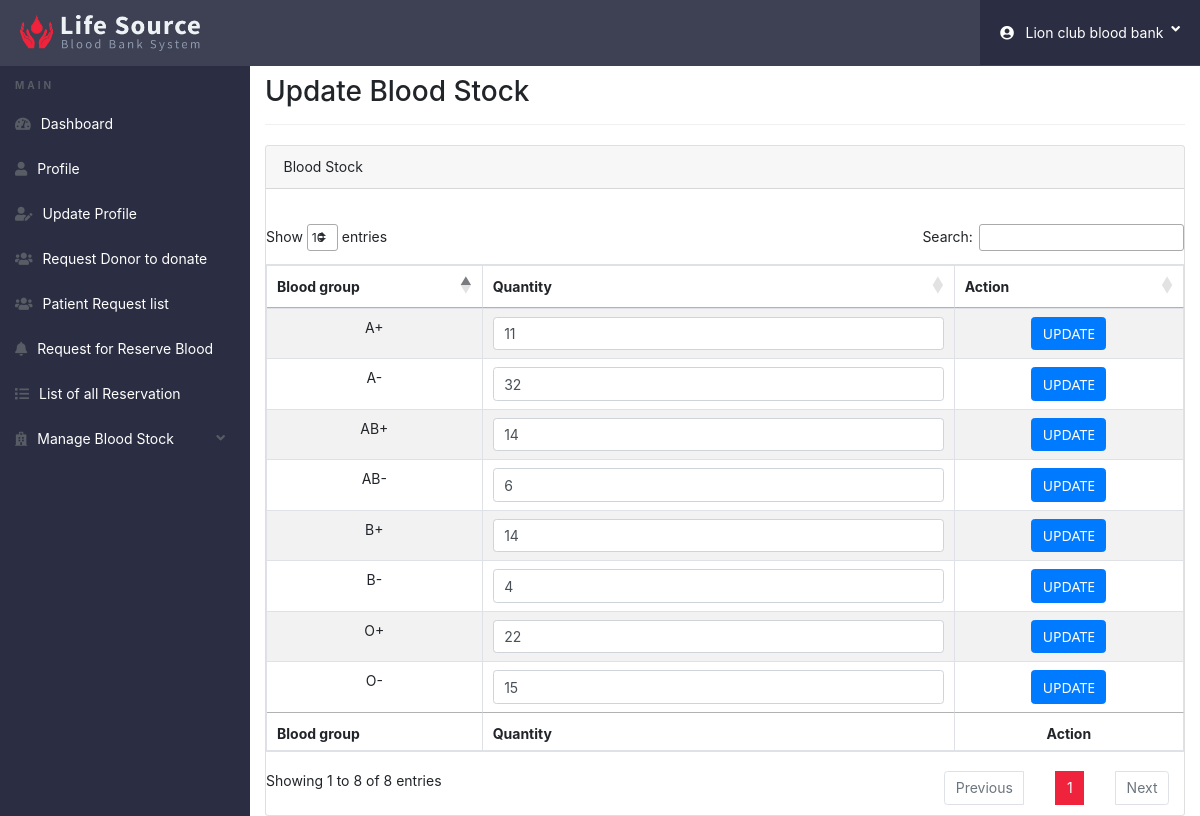
The app's page /bb_dashboard/updatestock.php (signed in) with its own data.
### tables this page shows
CREATE TABLE IF NOT EXISTS `blood_stock` (
  `ID` int(11) NOT NULL AUTO_INCREMENT,
  `BB_ID` int(11) NOT NULL,
  `info1` varchar(255) NOT NULL,
  `info2` varchar(255) NOT NULL,
  `info3` varchar(255) NOT NULL,
  `Aptve` int(11) NOT NULL,
  `Bptve` int(11) NOT NULL,
  `Optve` int(11) NOT NULL,
  `Antve` int(11) NOT NULL,
  `Bntve` int(11) NOT NULL,
  `Ontve` int(11) NOT NULL,
  `ABptve` int(11) NOT NULL,
  `ABntve` int(11) NOT NULL,
  `status` int(11) NOT NULL,
  PRIMARY KEY (`ID`)
);

### bb_dashboard/updatestock.php (the view, shortened to what this page needs)
<?php
if(strlen($_SESSION['bbname'] AND $_SESSION['bbid'])==0)
	{
header('location:../login.php');
}
else{
 ?>
<!doctype html>
<html lang="en">
<head>
	<link href="../css/all.css" rel="stylesheet">
	<link rel="stylesheet" href="css/bootstrap.min.css">
	<link rel="stylesheet" href="https://cdn.datatables.net/1.10.20/css/dataTables.bootstrap4.min.css">
  <link rel="stylesheet" href="https://cdn.datatables.net/1.10.20/css/jquery.dataTables.min.css">
	<link rel="stylesheet" href="https://cdnjs.cloudflare.com/ajax/libs/bootstrap-social/5.1.1/bootstrap-social.css">
	<link rel="stylesheet" href="https://cdnjs.cloudflare.com/ajax/libs/bootstrap-select/1.13.12/css/bootstrap-select.min.css">
	<link rel="stylesheet" href="https://cdnjs.cloudflare.com/ajax/libs/bootstrap-fileinput/5.0.8/css/fileinput.min.css">
	<link rel="stylesheet" href="https://cdnjs.cloudflare.com/ajax/libs/awesome-bootstrap-checkbox/1.0.2/awesome-bootstrap-checkbox.css">
	<link rel="stylesheet" href="css/style_dashboard.css">
</head>
<body>
  <?php include('include/header.php');?>
	<div class="ts-main-content">
		<?php include('include/leftbar.php');?>
		<div class="content-wrapper">
			<div class="container-fluid">
				<div class="row">
					<div class="col-md-12">
						<h2 class="page-title">Update Blood Stock</h2>
						<div class="card">
							<div class="card-header">Blood Stock</div>
							<div class="card-body">
              </div>
                  <?php
                  $id = $_SESSION['bbid'];
                  $query = "SELECT * from blood_stock WHERE BB_ID='$id'";
                  $query_run = mysqli_query($conn,$query);
                  ?>
                  <form action="updatestockcon.php" method="post">
                <table id="zctb" class="table table-bordered table-striped" cellspacing="0" width="100%">
                  <thead>
										<tr style="text-align:center;">
                    <th>Blood group</th>
                    <th>Quantity</th>
                    <th width="25%">Action</th>
										</tr>
									</thead>
									<tfoot>
										<tr style="text-align:center;">
                      <th>Blood group</th>
                      <th>Quantity</th>
                      <th style="text-align:center;">Action</th>
										</tr>
									</tfoot>
									<tbody>
                    <?php
                    foreach ($query_run as $row) {
  									?>
										<tr style="text-align:center;">
                      <td>A+</td>
                      <td>
                        <input type="number" class="form-control" name="Apositive" value="<?php echo $row['Aptve'];?>" placeholder="<?php echo $row['Aptve'];?>" />
                      </td>
                      <td><input type="submit" onclick="return confirm('Do you really want to update this detail')" name="Apost" class="btn btn-primary" value="UPDATE"></td>
										</tr>
                    <tr style="text-align:center;">
                      <td>B+</td>
                      <td>
                      <input type="number" class="form-control" name="Bpositive" value="<?php echo $row['Bptve'];?>" placeholder="<?php echo $row['Bptve'];?>" />
                      </td>
                      <td><input type="submit" onclick="return confirm('Do you really want to update this detail')" name="Bpost" class="btn btn-primary" value="UPDATE"></td>
										</tr>
                    <tr style="text-align:center;">
                      <td>O+</td>
                      <td>
                      <input type="number" class="form-control" name="Opositive" value="<?php echo $row['Optve'];?>" placeholder="<?php echo $row['Optve'];?>" />
                      </td>
                      <td><input type="submit" onclick="return confirm('Do you really want to update this detail')" name="Opost" class="btn btn-primary" value="UPDATE"></td>
										</tr>
                    <tr style="text-align:center;">
                      <td>A-</td>
                      <td>
                      <input type="number" class="form-control" name="Anegative" value="<?php echo $row['Antve'];?>" placeholder="<?php echo $row['Antve'];?>" />
                      </td>
                      <td><input type="submit" onclick="return confirm('Do you really want to update this detail')" name="Anegt" class="btn btn-primary" value="UPDATE"></td>
										</tr>
                    <tr style="text-align:center;">
                      <td>B-</td>
                      <td>
                      <input type="number" class="form-control" name="Bnegative" value="<?php echo $row['Bntve'];?>" placeholder="<?php echo $row['Bntve'];?>" />
                      </td>
                      <td><input type="submit" onclick="return confirm('Do you really want to update this detail')" name="Bnegt" class="btn btn-primary" value="UPDATE"></td>
										</tr>
                    <tr style="text-align:center;">
                      <td>O-</td>
                      <td>
                      <input type="number" class="form-control" name="Onegative" value="<?php echo $row['Ontve'];?>" placeholder="<?php echo $row['Ontve'];?>" />
                      </td>
                      <td><input type="submit" onclick="return confirm('Do you really want to update this detail')" name="Onegt" class="btn btn-primary" value="UPDATE"></td>
										</tr>
                    <tr style="text-align:center;">
                      <td>AB+</td>
                      <td>
                      <input type="number" class="form-control" name="ABpositive" value="<?php echo $row['ABptve'];?>" placeholder="<?php echo $row['ABptve'];?>" />
                      </td>
                      <td><input type="submit" onclick="return confirm('Do you really want to update this detail')" name="ABpost" class="btn btn-primary" value="UPDATE"></td>
										</tr>
                    <tr style="text-align:center;">
                      <td>AB-</td>
                      <td>
                      <input type="number" class="form-control" name="ABnegative" value="<?php echo $row['ABntve'];?>" placeholder="<?php echo $row['ABntve'];?>" />
                      </td>
                      <td><input type="submit" onclick="return confirm('Do you really want to update this detail')" name="ABnegt" class="btn btn-primary" value="UPDATE"></td>
										</tr>
										<?php }
    								?>
									</tbody>
								</table>
              </form>
							</div>
						</div>
					</div>
				</div>
			</div>
		</div>
</body>
</html>
<?php } ?>

### bb_dashboard/css/style_dashboard.css (style rules this page uses)
html { font-size: 14px; }
@media only screen and (min-width: 480px) { html { font-size: 17px; } }
@media only screen and (min-width: 320px) { html { font-size: 12px; } }
@media only screen and (min-width: 768px) { html { font-size: 14px; } }
body { font-size: 1em; }
.btn { font-family: 'Segoe UI'; }
.btn { text-transform: none; }
.page-title { padding-bottom: 15px; margin-bottom: 20px; border-bottom: 1px solid #f0f0f0; }
.ts-main-content .content-wrapper { padding-top: 15px; margin-top: 60px; }
@media only screen and (min-width: 992px) { .ts-main-content .content-wrapper { margin-left: 250px; } }

### records on screen
blood_stock: Apositive "11", Bpositive "14", Opositive "22", Anegative "32", Bnegative "4", Onegative "15", ABpositive "14", ABnegative "6"

### other values on screen
$_SESSION['bbname'] "Lion club blood bank"
